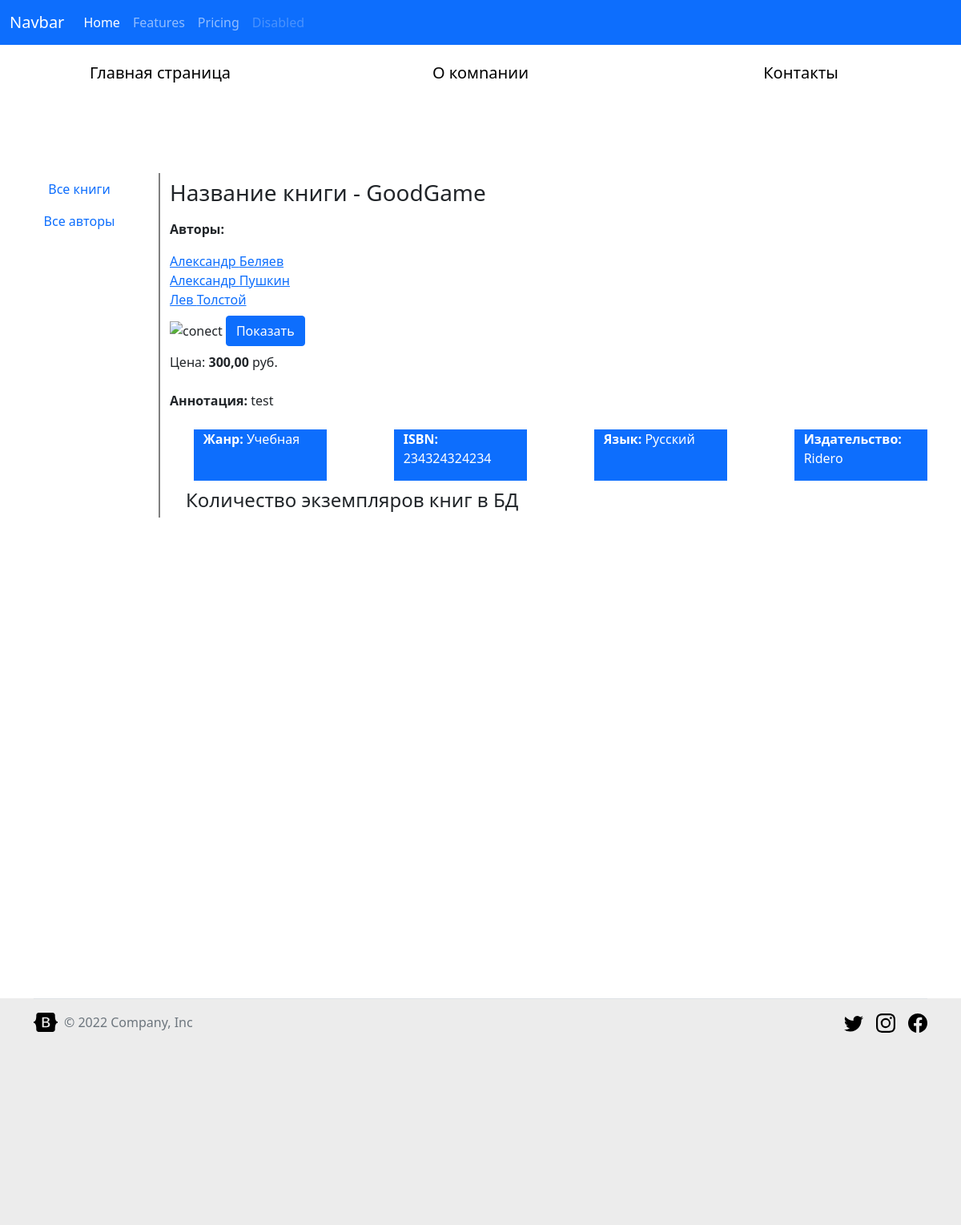
The page /books/2/ on the database its author committed.
### catalog/models.py (models this page shows, shortened)
class Book(models.Model):
    title = models.CharField(
        max_length=200,
        help_text="Введите название книги",
        verbose_name="Название книги",
    )
    gener = models.ForeignKey(
        "Gener",
        on_delete=models.CASCADE,
        help_text="Введите жанр для книги",
        verbose_name="Жанр книги",
        null=True,
    )
    language = models.ForeignKey(
        "language",
        on_delete=models.CASCADE,
        help_text="Введите язык для книги",
        verbose_name="Язык книги",
        null=True,
    )
    publisher = models.ForeignKey(
        "Publisher",
        on_delete=models.CASCADE,
        help_text="Выберите язык издательство",
        verbose_name="Издательство",
        null=True,
    )
    year = models.CharField(
        max_length=4, help_text="Введите год издания", verbose_name="Год издания"
    )
    author = models.ManyToManyField(
        "Author",
        help_text="Выберите автора(авторов) книги",
        verbose_name="Автор(аворы) книги",
    )
    summary = models.TextField(
        max_length=1000,
        help_text="Введите краткое описание книги",
        verbose_name="Аннотация книги",
    )
    isbn = models.CharField(
        max_length=13,
        help_text="Должно содержать 13 символов",
        verbose_name="ISBN книги",
    )
    price = models.DecimalField(
        decimal_places=2,
        max_digits=7,
        help_text="Введите цену книги",
        verbose_name="Цена (руб.)",
    )
    photo = models.ImageField(
        upload_to="images",
        help_text="Вставте изображение обложки книги",
        verbose_name="Изображение обложки",
        blank=True, null=True
    )
    photo_url = models.CharField(
        max_length=200,
        help_text="URL-photo",
        verbose_name="URL-photo",
        blank=True, null=True
    )
    def display_author(self):
        return ', '.join([author.last_name for author in self.author.all()])
    display_author.short_description = 'Авторы'

class Author(models.Model):
    first_name = models.CharField(
        max_length=100, help_text="Введите имя автора", verbose_name="Имя автора"
    )
    last_name = models.CharField(
        max_length=100,
        help_text="Введите фамилию автора",
        verbose_name="Фамилия автора",
    )
    surname = models.CharField(
        max_length=100,
        help_text="Введите отчество автора(если есть)",
        verbose_name="Фамилия отчество",
        null=True,
        blank=True,
    )
    date_of_birth = models.DateField(
        help_text="Введите дату рождения",
        verbose_name="Дата рождения",
        null=True,
        blank=True,
    )
    about = models.TextField(
        help_text="Введите сведения об авторе",
        verbose_name="Сведения об авторе",
        null=True,
        blank=True,
    )
    photo = models.ImageField(
        upload_to="images",
        help_text="Прекрепите фото автора(если есть)",
        verbose_name="Фото автора",
        null=True,
        blank=True,
    )

class Gener(models.Model):
    name = models.CharField(
        max_length=200, verbose_name="Жанр книг", help_text="Введите жанр книги"
    )
    def __str__(self) -> str:
        return self.name

class Language(models.Model):
    name = models.CharField(
        max_length=20, verbose_name="Язык книги", help_text="Введите язык книги"
    )
    def __str__(self) -> str:
        return self.name

class Publisher(models.Model):
    name = models.CharField(
        max_length=20,
        help_text="Введите наименование издательства",
        verbose_name="Издательства",
    )
    def __str__(self) -> str:
        return self.name

### catalog/views.py (the view)
# urls.py: path('books/<int:pk>/', views.BookDetailView.as_view(), name='book-detail'),
class BookDetailView(DetailView):
    model = Book
    context_object_name = 'book' # --- поумочанию  равен objects

### templates/catalog/book_detail.html (shortened to what this page needs)
{% extends "catalog/base.html" %}
{% load static %}
{% block content %}
<div class="container text-start">
  <div class="row my-2">
    <h3> Название книги - {{book.title}} </h3>
  </div>
  <div class="row my-2">
    <p> <strong> Авторы: </strong> </p>
    {% for author in book.author.all %}
      <a href="#">{{author.first_name}} {{author.last_name}}</a>
    {% endfor %}
  </div>
  <img src="{{ book.photo_url }}" alt="conect" style="max-height: 400px">
  <a href="{{ book.photo_url }}" class="btn btn-primary" target="_blank">Показать</a>
  <div class="row my-2">
    <div class="col">
      <p>Цена: <strong>{{book.price}}</strong> руб.</p>
    </div>
  </div>
  <div class="row my-2">
    <div class="col">
      <p><strong>Аннотация:</strong> {{book.summary}}</p>
    </div>
  </div>
  <div class="row my-2 d-flex justify-content-around">
    <div class="col-2 mx-2 bg-primary text-white" >
      <p><strong>Жанр:</strong> {{book.gener}}</p>
    </div>
    <div class="col-2 mx-2 bg-primary text-white">
      <p><strong>ISBN:</strong> {{book.isbn}}</p>
    </div>
    <div class="col-2 mx-2 bg-primary text-white">
      <p><strong>Язык:</strong> {{book.language}}</p>
    </div>
    <div class="col-2 mx-2 bg-primary text-white">
      <p><strong>Издательство:</strong> {{book.publisher}}</p>
    </div>
  </div>
  <div style="margin-left: 20px; margin-top: 10px;">
    <h4>Количество экземпляров книг в БД</h4>
  </div>
</div>
{% endblock content %}

### rows shown on the page
Book: title "GoodGame", price "300,00", summary "test", gener "Учебная", isbn "234324324234", language "Русский", publisher "Ridero"
Author: first_name "Александр", last_name "Беляев"
Author: first_name "Александр", last_name "Пушкин"
Author: first_name "Лев", last_name "Толстой"
